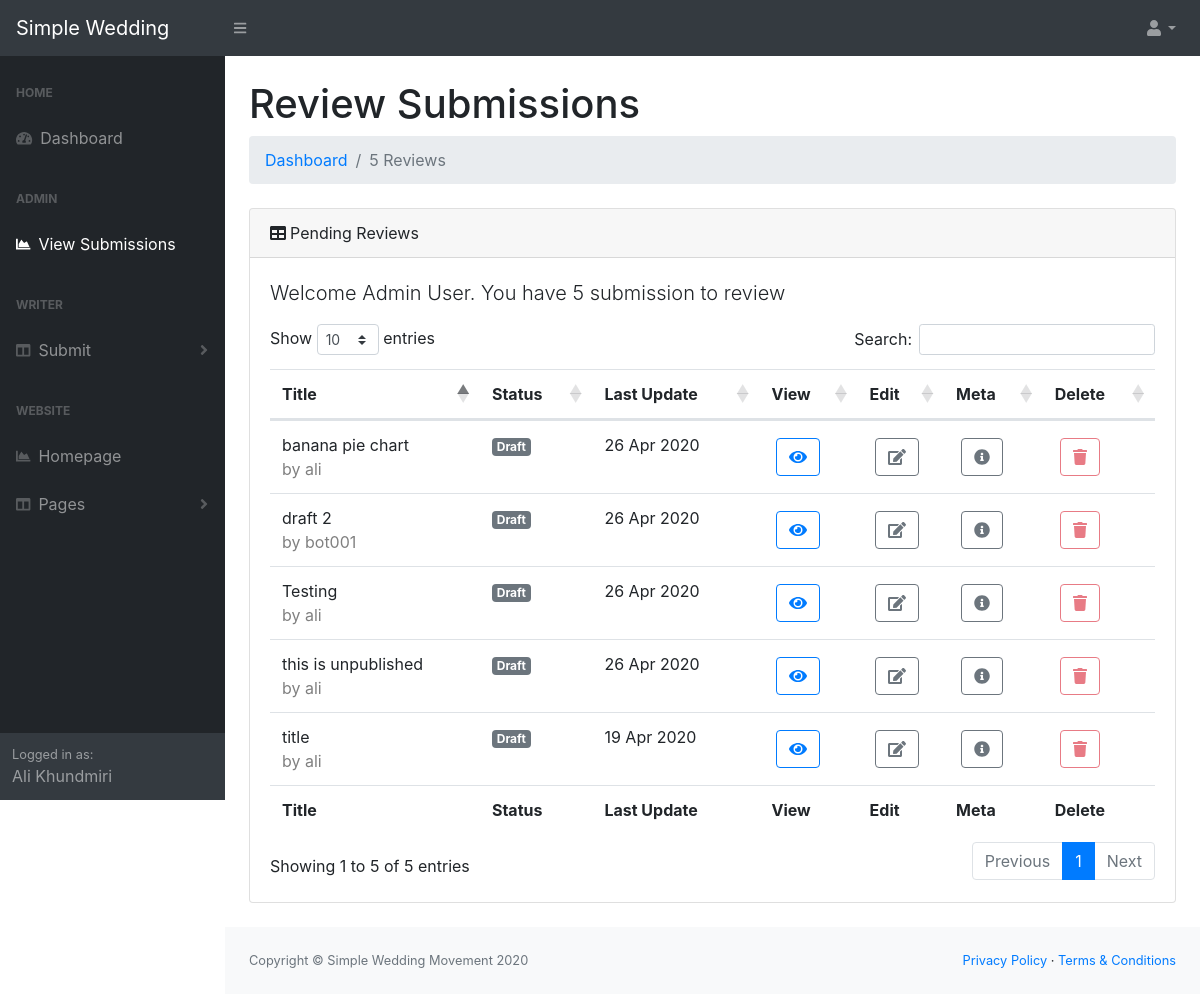
Page /dashboard/blog/review (signed in) on the earlier database version.
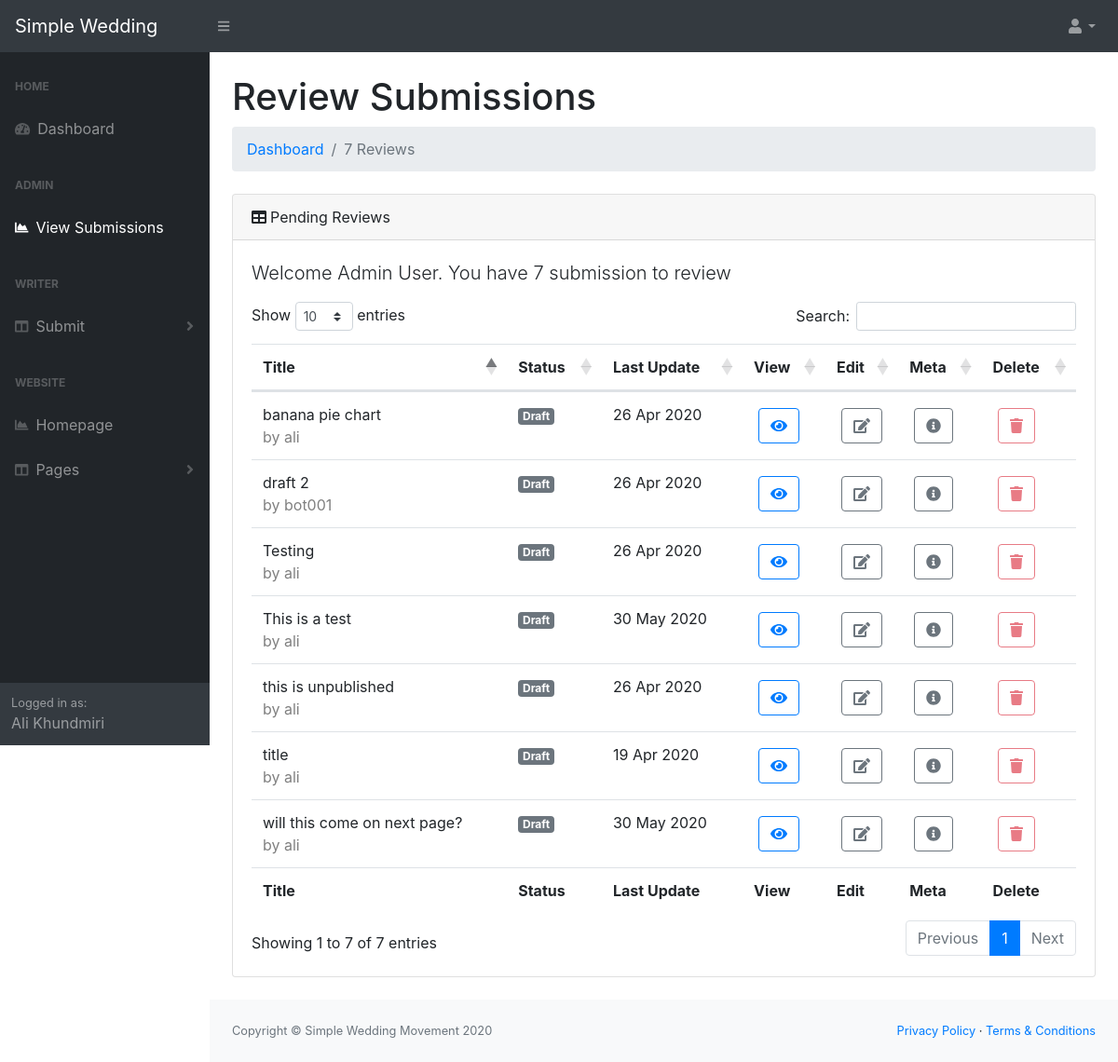
Same page on the later database version.
### core/models.py (models this page shows, shortened)
class Post(models.Model):
    user = models.ForeignKey(settings.AUTH_USER_MODEL, default=1, on_delete=models.CASCADE)
    title = models.CharField(max_length=300)
    link = models.CharField(max_length=2200, blank=True)
    detail = models.TextField(max_length=22000)
    meta_description = models.TextField(max_length=160, default=default_meta_description)
    slug = models.SlugField(max_length=200, unique=True)
    catagory = models.ForeignKey(catagories, related_name='posts', default=1, on_delete=models.CASCADE)
    publish = models.BooleanField(default=False)
    timestamp = models.DateTimeField(auto_now=False, auto_now_add=True)
    updated = models.DateTimeField(auto_now=True, auto_now_add=False)
    class Meta:
        ordering = ["-timestamp", "-updated"]

### accounts/views.py (the view)
# urls.py: path('blog/review', views.review_list, name='review_list'),
@user_passes_test(lambda u:u.is_staff, login_url=reverse_lazy('login'))
def review_list(request):
	if request.user.is_staff:# or not request.user.is_staff or not request.user.is_superuser:
		pass
	else:
		raise Http404
	links = Post.objects.filter(publish=False)
	context = {
		'production' : settings.PRODUCTION,
		'links' : links,
	}
	return render(request, 'accounts/review_list.html', context)

### accounts/templates/accounts/review_list.html (shortened to what this page needs)
{% extends 'accounts/admin_base.html' %}
{% load static %}
{% block content %}
<h1 class="mt-4">Review Submissions</h1>
<ol class="breadcrumb mb-4">
	<li class="breadcrumb-item">
		<a href="{% url 'dashboard:admin_dashboard' %}">
			Dashboard
		</a>
	</li>
	<li class="breadcrumb-item active">{{links|length}} Reviews</li>
</ol>
<div class="card mb-4">
	<div class="card-header"><i class="fas fa-table mr-1"></i>Pending Reviews</div>
	<div class="card-body">
		<p class="lead">Welcome Admin User. You have {{links|length}} submission to review</p>
		<div class="table-responsive">
			<table class="table" id="dataTable" width="100%" cellspacing="0">
				<thead>
					<tr>
						<th>Title</th>
						<th>Status</th>
						<th>Last Update</th>
						<th>View</th>
						<th>Edit</th>
						<th>Meta</th>
						<th>Delete</th>
					</tr>
				</thead>
				<tfoot>
					<tr>
						<th>Title</th>
						<th>Status</th>
						<th>Last Update</th>
						<th>View</th>
						<th>Edit</th>
						<th>Meta</th>
						<th>Delete</th>
					</tr>
				</tfoot>
				<tbody>
					{% for link in links %}
					<tr>
						<td>
							{{link.title}}
							<br>
							<span style="color:grey">by {{link.user}}</span>
						</td>
						<td>
							{% if link.publish %}
							<span class="badge badge-primary">Published</span>
							{% else %}
							<span class="badge badge-secondary">Draft</span>
							{% endif %}
						</td>
						<td>
							{{link.updated|date:'d M Y'}}<br>
						</td>
						<td>
							<a style="margin: 5px" href="{% if link.link %}{{link.link}}{% else %}{% url 'core:article' link.slug %}{% endif %}" class="btn btn-outline-primary">
								<i class="fas fa-eye"></i>
							</a>
						</td>
						<td>
							<a style="margin: 5px" href="{% url 'dashboard:edit_blog' link.slug %}" class="btn btn-outline-secondary">
								<i class="fas fa-edit"></i>
							</a>
						</td>
						<td>
							<a style="margin: 5px" href="{% url 'dashboard:blog_meta_description' link.slug %}" class="btn btn-outline-secondary">
								<i class="fas fa-info-circle"></i>
							</a>
						</td>
						<td>
							<a style="margin: 5px" href="" class="btn btn-outline-danger disabled">
								<i class="fas fa-trash"></i>
							</a>
						</td>
					</tr>
					{% endfor %}
				</tbody>
			</table>
		</div>
	</div>
</div>
{% endblock %}

### accounts/templates/accounts/admin_base.html (shortened to what this page needs)
{% load static %}
	<!DOCTYPE html>
	<html lang="en">
	<head>
		<link href="{% static 'admin_v2/dist/css/styles.css' %}" rel="stylesheet" />
		<link href="https://cdn.datatables.net/1.10.20/css/dataTables.bootstrap4.min.css" rel="stylesheet" />
	</head>
	<body class="sb-nav-fixed">
		{% include 'accounts/navbar.html' %}
		<div id="layoutSidenav">
			{% include 'accounts/layoutSidenav.html' %}
			<div id="layoutSidenav_content">
				<main>
					<div class="container-fluid">
						{% block content %}
						{% endblock %}
				</div>
			</main>
			<footer class="py-4 bg-light mt-auto">
				<div class="container-fluid">
					<div class="d-flex align-items-center justify-content-between small">
						<div class="text-muted">Copyright &copy; Simple Wedding Movement 2020</div>
						<div>
							<a href="#">Privacy Policy</a>
							&middot;
							<a href="#">Terms &amp; Conditions</a>
						</div>
					</div>
				</div>
			</footer>
		</div>
	</div>
</body>
</html>

### accounts/templates/accounts/navbar.html (shortened to what this page needs)
<nav class="sb-topnav navbar navbar-expand navbar-dark bg-dark">
	<a class="navbar-brand" href="{% url 'dashboard:admin_dashboard' %}">Simple Wedding</a>
	<button class="btn btn-link btn-sm order-1 order-lg-0" id="sidebarToggle" href="#"><i class="fas fa-bars"></i></button>
	<ul class="navbar-nav ml-auto ml-md-0">
		<li class="nav-item dropdown">
			<a class="nav-link dropdown-toggle" id="userDropdown" href="#" role="button" data-toggle="dropdown" aria-haspopup="true" aria-expanded="false"><i class="fas fa-user fa-fw"></i></a>
		</li>
	</ul>
</nav>

### accounts/templates/accounts/layoutSidenav.html (shortened to what this page needs)
<div id="layoutSidenav_nav">
	<nav class="sb-sidenav accordion sb-sidenav-dark" id="sidenavAccordion">
		<div class="sb-sidenav-menu">
			<div class="nav">
				<div class="sb-sidenav-menu-heading">Home</div>
				<a class="nav-link" href="{% url 'dashboard:admin_dashboard' %}">
					<div class="sb-nav-link-icon">
						<i class="fas fa-tachometer-alt"></i>
					</div>
					Dashboard
				</a>
				<div class="sb-sidenav-menu-heading">Admin</div>
				<a class="nav-link" href="{% url 'dashboard:review_list' %}">
					<div class="sb-nav-link-icon">
						<i class="fas fa-chart-area"></i>
					</div>
					View Submissions
				</a>
				<div class="sb-sidenav-menu-heading">Writer</div>
				<a class="nav-link collapsed" href="#" data-toggle="collapse" data-target="#collapseWriter" aria-expanded="false" aria-controls="collapseWriter">
					<div class="sb-nav-link-icon">
						<i class="fas fa-columns"></i>
					</div>
					Submit
					<div class="sb-sidenav-collapse-arrow">
						<i class="fas fa-angle-down"></i>
					</div>
				</a>
				<div class="sb-sidenav-menu-heading">Website</div>
				<a class="nav-link" href="{% url 'core:index' %}">
					<div class="sb-nav-link-icon">
						<i class="fas fa-chart-area"></i>
					</div>
					Homepage
				</a>
				<a class="nav-link collapsed" href="#" data-toggle="collapse" data-target="#collapsePages" aria-expanded="false" aria-controls="collapsePages">
					<div class="sb-nav-link-icon">
						<i class="fas fa-columns"></i>
					</div>
					Pages
					<div class="sb-sidenav-collapse-arrow">
						<i class="fas fa-angle-down"></i>
					</div>
				</a>
			</div>
		</div>
		<div class="sb-sidenav-footer">
			<div class="small">Logged in as:</div>
			{% if request.user.get_full_name %}
			{{request.user.get_full_name}}
			{% else %}
			{{request.user.username}}
			{% endif %}
		</div>
	</nav>
</div>

Differences in the rows shown:
added Post: title "will this come on next page?", user "ali", publish "Draft", updated "30 May 2020"
added Post: title "This is a test", user "ali", publish "Draft", updated "30 May 2020"
Other differences:
{{ links|length }}: "5" → "7"
text written by a page script: "Show entries Search: Showing 1 to 5 of 5 entries Previous 1 Next" → "Show entries Search: Showing 1 to 7 of 7 entries Previous 1 Next"
